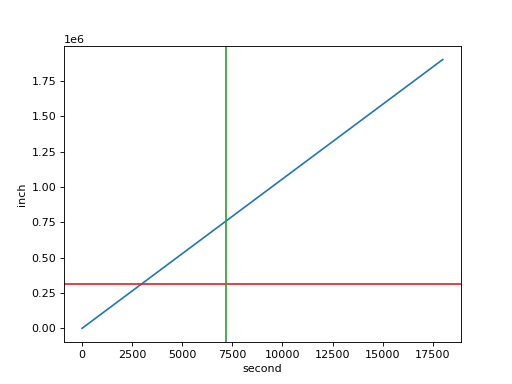

Reproduce this figure in Python.
import matplotlib.pyplot as plt
import numpy as np
import pint

ureg = pint.UnitRegistry()
ureg.setup_matplotlib(True)

y = np.linspace(0, 30) * ureg.miles
x = np.linspace(0, 5) * ureg.hours

fig, ax = plt.subplots()
ax.yaxis.set_units(ureg.inches)
ax.xaxis.set_units(ureg.seconds)

ax.plot(x, y, 'tab:blue')
ax.axhline(26400 * ureg.feet, color='tab:red')
ax.axvline(120 * ureg.minutes, color='tab:green')
